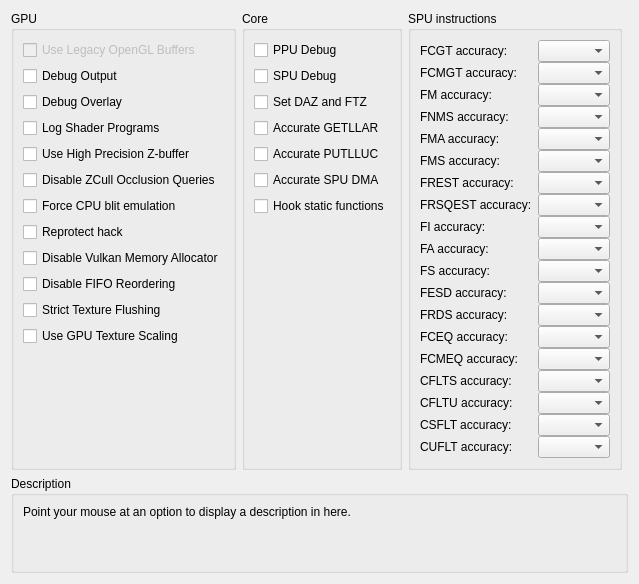
     <widget class="QWidget" name="debugTab">
      <attribute name="title">
       <string>Debug</string>
      </attribute>
      <layout class="QVBoxLayout" name="debugTab_layout">
       <item>
        <layout class="QHBoxLayout" name="horizontalLayout_21" stretch="1,1,1,0">
         <item>
          <widget class="QGroupBox" name="gb_debug_gpu">
           <property name="enabled">
            <bool>true</bool>
           </property>
           <property name="title">
            <string>GPU</string>
           </property>
           <property name="alignment">
            <set>Qt::AlignLeading|Qt::AlignLeft|Qt::AlignTop</set>
           </property>
           <layout class="QVBoxLayout" name="gb_debug_gpu_layout">
            <item alignment="Qt::AlignTop">
             <widget class="QCheckBox" name="glLegacyBuffers">
              <property name="enabled">
               <bool>false</bool>
              </property>
              <property name="text">
               <string>Use Legacy OpenGL Buffers</string>
              </property>
             </widget>
            </item>
            <item alignment="Qt::AlignTop">
             <widget class="QCheckBox" name="debugOutput">
              <property name="text">
               <string>Debug Output</string>
              </property>
             </widget>
            </item>
            <item>
             <widget class="QCheckBox" name="debugOverlay">
              <property name="text">
               <string>Debug Overlay</string>
              </property>
             </widget>
            </item>
            <item>
             <widget class="QCheckBox" name="logProg">
              <property name="text">
               <string>Log Shader Programs</string>
              </property>
             </widget>
            </item>
            <item alignment="Qt::AlignTop">
             <widget class="QCheckBox" name="forceHighpZ">
              <property name="text">
               <string>Use High Precision Z-buffer</string>
              </property>
             </widget>
            </item>
            <item>
             <widget class="QCheckBox" name="disableHwOcclusionQueries">
              <property name="text">
               <string>Disable ZCull Occlusion Queries</string>
              </property>
             </widget>
            </item>
            <item>
             <widget class="QCheckBox" name="forceCpuBlitEmulation">
              <property name="text">
               <string>Force CPU blit emulation</string>
              </property>
             </widget>
            </item>
            <item>
             <widget class="QCheckBox" name="reprotect_hack">
              <property name="text">
               <string>Reprotect hack</string>
              </property>
             </widget>
            </item>
            <item>
             <widget class="QCheckBox" name="disableVulkanMemAllocator">
              <property name="text">
               <string>Disable Vulkan Memory Allocator</string>
              </property>
             </widget>
            </item>
            <item>
             <widget class="QCheckBox" name="disableFIFOReordering">
              <property name="text">
               <string>Disable FIFO Reordering</string>
              </property>
             </widget>
            </item>
            <item>
             <widget class="QCheckBox" name="strictTextureFlushing">
              <property name="text">
               <string>Strict Texture Flushing</string>
              </property>
             </widget>
            </item>
            <item>
             <widget class="QCheckBox" name="gpuTextureScaling">
              <property name="text">
               <string>Use GPU Texture Scaling</string>
              </property>
             </widget>
            </item>
            <item>
             <spacer name="verticalSpacer_25">
              <property name="orientation">
               <enum>Qt::Vertical</enum>
              </property>
              <property name="sizeHint" stdset="0">
               <size>
                <width>20</width>
                <height>40</height>
               </size>
              </property>
             </spacer>
            </item>
           </layout>
          </widget>
         </item>
         <item>
          <widget class="QGroupBox" name="gb_debug_core">
           <property name="title">
            <string>Core</string>
           </property>
           <layout class="QVBoxLayout" name="gb_debug_core_layout">
            <item>
             <widget class="QCheckBox" name="ppuDebug">
              <property name="text">
               <string>PPU Debug</string>
              </property>
             </widget>
            </item>
            <item>
             <widget class="QCheckBox" name="spuDebug">
              <property name="text">
               <string>SPU Debug</string>
              </property>
             </widget>
            </item>
            <item>
             <widget class="QCheckBox" name="setDAZandFTZ">
              <property name="text">
               <string>Set DAZ and FTZ</string>
              </property>
             </widget>
            </item>
            <item>
             <widget class="QCheckBox" name="accurateGETLLAR">
              <property name="text">
               <string>Accurate GETLLAR</string>
              </property>
             </widget>
            </item>
            <item>
             <widget class="QCheckBox" name="accuratePUTLLUC">
              <property name="text">
               <string>Accurate PUTLLUC</string>
              </property>
             </widget>
            </item>
            <item>
             <widget class="QCheckBox" name="accurateSpuDMA">
              <property name="text">
               <string>Accurate SPU DMA</string>
              </property>
             </widget>
            </item>
            <item>
             <widget class="QCheckBox" name="hookStFunc">
              <property name="text">
               <string>Hook static functions</string>
              </property>
             </widget>
            </item>
            <item>
             <spacer name="verticalSpacer">
              <property name="orientation">
               <enum>Qt::Vertical</enum>
              </property>
              <property name="sizeHint" stdset="0">
               <size>
                <width>0</width>
                <height>0</height>
               </size>
              </property>
             </spacer>
            </item>
           </layout>
          </widget>
         </item>
         <item>
          <widget class="QGroupBox" name="gb_spuInstructions">
           <property name="title">
            <string>SPU instructions</string>
           </property>
           <layout class="QFormLayout" name="formLayout">
            <property name="verticalSpacing">
             <number>0</number>
            </property>
            <item row="0" column="0">
             <widget class="QLabel" name="lbl_fcgt">
              <property name="text">
               <string>FCGT accuracy:</string>
              </property>
             </widget>
            </item>
            <item row="0" column="1">
             <widget class="QComboBox" name="spuAccuracyFCGT"/>
            </item>
            <item row="2" column="0">
             <widget class="QLabel" name="lbl_fcmgt">
              <property name="text">
               <string>FCMGT accuracy:</string>
              </property>
             </widget>
            </item>
            <item row="2" column="1">
             <widget class="QComboBox" name="spuAccuracyFCMGT"/>
            </item>
            <item row="3" column="0">
             <widget class="QLabel" name="lbl_fm">
              <property name="text">
               <string>FM accuracy:</string>
              </property>
             </widget>
            </item>
            <item row="4" column="0">
             <widget class="QLabel" name="lbl_fnms">
              <property name="text">
               <string>FNMS accuracy:</string>
              </property>
             </widget>
            </item>
            <item row="5" column="0">
             <widget class="QLabel" name="lbl_fma">
              <property name="text">
               <string>FMA accuracy:</string>
              </property>
             </widget>
            </item>
            <item row="6" column="0">
             <widget class="QLabel" name="lbl_fms">
              <property name="text">
               <string>FMS accuracy:</string>
              </property>
             </widget>
            </item>
            <item row="7" column="0">
             <widget class="QLabel" name="lbl_frest">
              <property name="text">
               <string>FREST accuracy:</string>
              </property>
             </widget>
            </item>
            <item row="8" column="0">
             <widget class="QLabel" name="lbl_frsqest">
              <property name="text">
               <string>FRSQEST accuracy:</string>
              </property>
             </widget>
            </item>
            <item row="9" column="0">
             <widget class="QLabel" name="lbl_fi">
              <property name="text">
               <string>FI accuracy:</string>
              </property>
             </widget>
            </item>
            <item row="10" column="0">
             <widget class="QLabel" name="lbl_fa">
              <property name="text">
               <string>FA accuracy:</string>
              </property>
             </widget>
            </item>
            <item row="11" column="0">
             <widget class="QLabel" name="lbl_fs">
              <property name="text">
               <string>FS accuracy:</string>
              </property>
             </widget>
            </item>
            <item row="12" column="0">
             <widget class="QLabel" name="lbl_fesd">
              <property name="text">
               <string>FESD accuracy:</string>
              </property>
             </widget>
            </item>
            <item row="13" column="0">
             <widget class="QLabel" name="lbl_frds">
              <property name="text">
               <string>FRDS accuracy:</string>
              </property>
             </widget>
            </item>
            <item row="14" column="0">
             <widget class="QLabel" name="lbl_fceq">
              <property name="text">
               <string>FCEQ accuracy:</string>
              </property>
             </widget>
            </item>
            <item row="15" column="0">
             <widget class="QLabel" name="llb_fcmeq">
              <property name="text">
               <string>FCMEQ accuracy:</string>
              </property>
             </widget>
            </item>
            <item row="16" column="0">
             <widget class="QLabel" name="lbl_cflts">
              <property name="text">
               <string>CFLTS accuracy:</string>
              </property>
             </widget>
            </item>
            <item row="17" column="0">
             <widget class="QLabel" name="lbl_clftu">
              <property name="text">
               <string>CFLTU accuracy:</string>
              </property>
             </widget>
            </item>
            <item row="18" column="0">
             <widget class="QLabel" name="lbl_csflt">
              <property name="text">
               <string>CSFLT accuracy:</string>
              </property>
             </widget>
            </item>
            <item row="19" column="0">
             <widget class="QLabel" name="lbl_cuflt">
              <property name="text">
               <string>CUFLT accuracy:</string>
              </property>
             </widget>
            </item>
            <item row="3" column="1">
             <widget class="QComboBox" name="spuAccuracyFM"/>
            </item>
            <item row="4" column="1">
             <widget class="QComboBox" name="spuAccuracyFNMS"/>
            </item>
            <item row="5" column="1">
             <widget class="QComboBox" name="spuAccuracyFMA"/>
            </item>
            <item row="6" column="1">
             <widget class="QComboBox" name="spuAccuracyFMS"/>
            </item>
            <item row="7" column="1">
             <widget class="QComboBox" name="spuAccuracyFREST"/>
            </item>
            <item row="8" column="1">
             <widget class="QComboBox" name="spuAccuracyFRSQEST"/>
            </item>
            <item row="9" column="1">
             <widget class="QComboBox" name="spuAccuracyFI"/>
            </item>
            <item row="10" column="1">
             <widget class="QComboBox" name="spuAccuracyFA"/>
            </item>
            <item row="11" column="1">
             <widget class="QComboBox" name="spuAccuracyFS"/>
            </item>
            <item row="12" column="1">
             <widget class="QComboBox" name="spuAccuracyFESD"/>
            </item>
            <item row="13" column="1">
             <widget class="QComboBox" name="spuAccuracyFRDS"/>
            </item>
            <item row="14" column="1">
             <widget class="QComboBox" name="spuAccuracyFCEQ"/>
            </item>
            <item row="15" column="1">
             <widget class="QComboBox" name="spuAccuracyFCMEQ"/>
            </item>
            <item row="16" column="1">
             <widget class="QComboBox" name="spuAccuracyCFLTS"/>
            </item>
            <item row="17" column="1">
             <widget class="QComboBox" name="spuAccuracyCFLTU"/>
            </item>
            <item row="18" column="1">
             <widget class="QComboBox" name="spuAccuracyCSFLT"/>
            </item>
            <item row="19" column="1">
             <widget class="QComboBox" name="spuAccuracyCUFLT"/>
            </item>
           </layout>
          </widget>
         </item>
         <item>
          <widget class="QWidget" name="widget_11" native="true"/>
         </item>
        </layout>
       </item>
       <item>
        <widget class="QGroupBox" name="groupBox_63">
         <property name="title">
          <string>Description</string>
         </property>
         <layout class="QVBoxLayout" name="gb_description_debug_layout">
          <item>
           <widget class="QLabel" name="description_debug">
            <property name="text">
             <string>Point your mouse at an option to display a description in here.


</string>
            </property>
            <property name="textFormat">
             <enum>Qt::PlainText</enum>
            </property>
            <property name="alignment">
             <set>Qt::AlignLeading|Qt::AlignLeft|Qt::AlignTop</set>
            </property>
            <property name="wordWrap">
             <bool>true</bool>
            </property>
           </widget>
          </item>
         </layout>
        </widget>
       </item>
      </layout>
     </widget>
